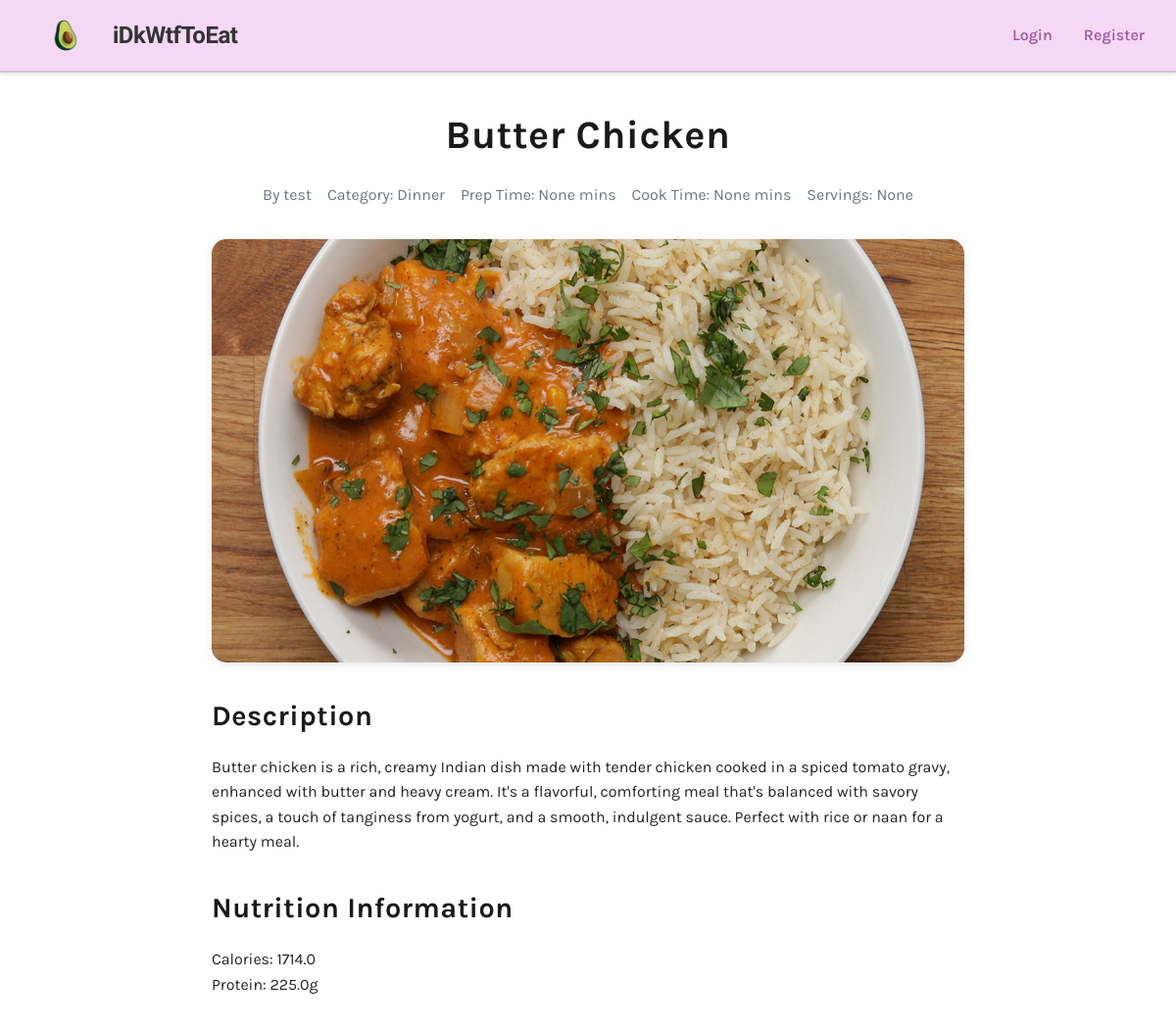
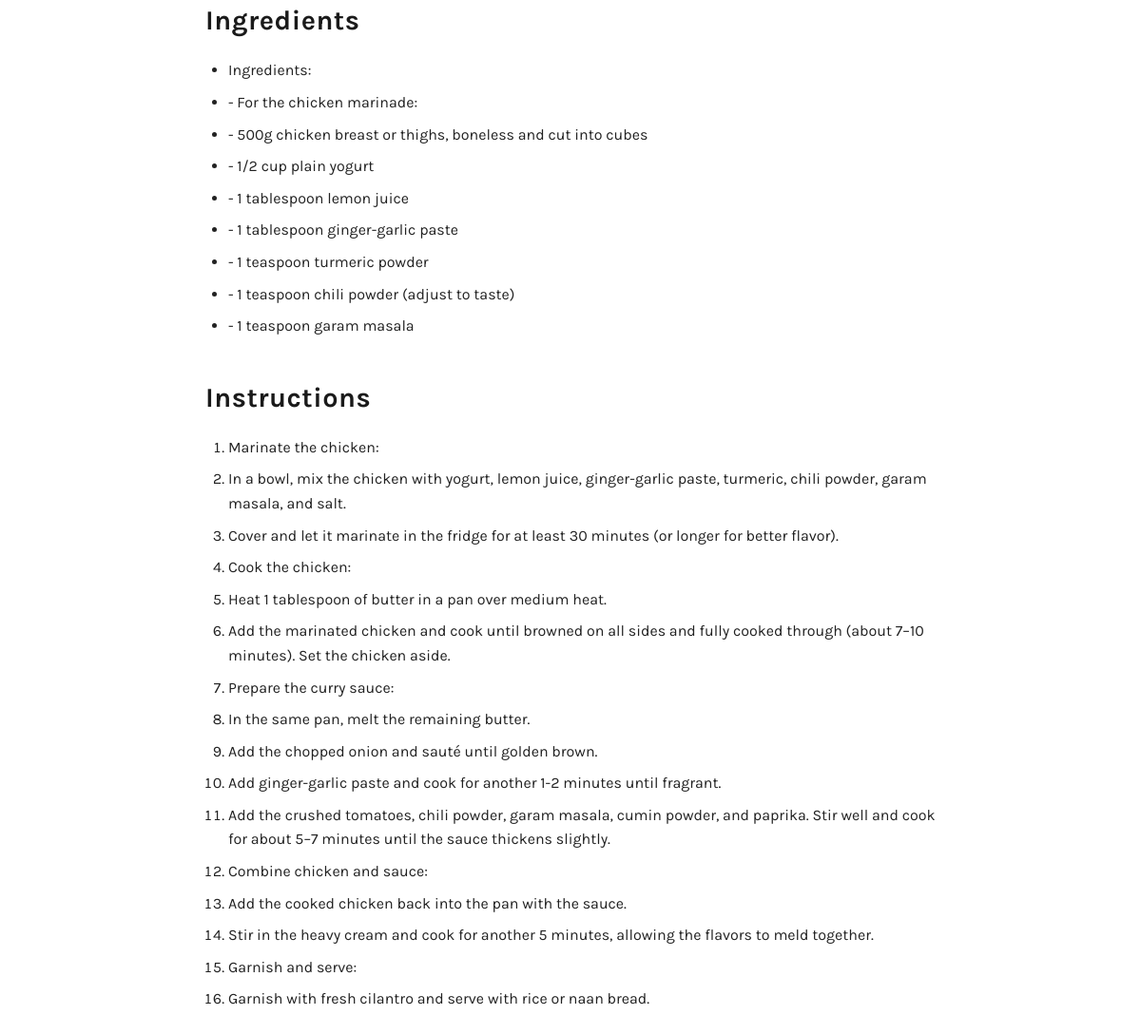
The page /recipe/4 on the database its author committed (2 pictures, top to bottom).
### app/models.py (models this page shows, shortened)
class Recipe(db.Model):
    id = db.Column(db.Integer, primary_key=True)
    title = db.Column(db.String(100), nullable=False)
    description = db.Column(db.Text)
    ingredients = db.Column(db.Text, nullable=False)
    instructions = db.Column(db.Text, nullable=False)
    calories = db.Column(db.Float, nullable=False)
    protein = db.Column(db.Float, nullable=False)
    created_at = db.Column(db.DateTime, default=datetime.utcnow)
    user_id = db.Column(db.Integer, db.ForeignKey('user.id'))
    category_id = db.Column(db.Integer, db.ForeignKey('category.id'))
    image_url = db.Column(db.String(255))  # Store the path to the uploaded image
    prep_time = db.Column(db.Float)
    cook_time = db.Column(db.Float)
    servings = db.Column(db.Float)

class User(UserMixin, db.Model):
    id = db.Column(db.Integer, primary_key=True)
    username = db.Column(db.String(64), unique=True, nullable=False)
    email = db.Column(db.String(120), unique=True, nullable=False)
    password_hash = db.Column(db.String(128))
    recipes = db.relationship('Recipe', backref='author', lazy='dynamic')

class Category(db.Model):
    id = db.Column(db.Integer, primary_key=True)
    name = db.Column(db.String(50), unique=True, nullable=False)
    recipes = db.relationship('Recipe', backref='category', lazy='dynamic')

### app/main/routes.py (the view)
@bp.route('/recipe/<int:id>')
def view_recipe(id):
    recipe = Recipe.query.get_or_404(id)
    return render_template('view_recipe.html', recipe=recipe)

### app/templates/view_recipe.html (shortened to what this page needs)
{% extends "base.html" %}
{% block content %}
<div class="recipe-details">
    <div class="recipe-header">
        <h1>{{ recipe.title }}</h1>
        <div class="recipe-meta">
            <span>By {{ recipe.author.username }}</span>
            <span>Category: {{ recipe.category.name }}</span>
            <span>Prep Time: {{ recipe.prep_time }} mins</span>
            <span>Cook Time: {{ recipe.cook_time }} mins</span>
            <span>Servings: {{ recipe.servings }}</span>
        </div>
    </div>
    {% if recipe.image_url %}
        <div class="recipe-image">
            <img src="{{ recipe.image_url }}" alt="{{ recipe.title }}">
        </div>
    {% endif %}
    <div class="recipe-content">
        <div class="recipe-description">
            <h2>Description</h2>
            <p>{{ recipe.description }}</p>
        </div>
        <div class="recipe-nutrition">
            <h2>Nutrition Information</h2>
            <div class="nutrition-info">
                <div class="nutrition-item">
                    <span class="label">Calories:</span>
                    <span class="value">{{ recipe.calories }}</span>
                </div>
                <div class="nutrition-item">
                    <span class="label">Protein:</span>
                    <span class="value">{{ recipe.protein }}g</span>
                </div>
            </div>
        </div>
        <div class="recipe-ingredients">
            <h2>Ingredients</h2>
            <ul>
                {% for ingredient in recipe.ingredients.split('\n') %}
                    {% if ingredient.strip() %}
                        <li>{{ ingredient.strip() }}</li>
                    {% endif %}
                {% endfor %}
            </ul>
        </div>
        <div class="recipe-instructions">
            <h2>Instructions</h2>
            <ol>
                {% for step in recipe.instructions.split('\n') %}
                    {% if step.strip() %}
                        <li>{{ step.strip() }}</li>
                    {% endif %}
                {% endfor %}
            </ol>
        </div>
    </div>
</div>
{% endblock %}

### app/static/css/styles.css (style rules this page uses)
:root { --primary-color: #F4D8F4; --secondary-color: #6c757d; --success-color: #28a745; --danger-color: #dc3545; --light-color: #f8f9fa; --dark-color: #343a40; --border-color: #dee2e6; --text-color: #333333; --link-color: #333333; --hover-color: #000000; }
* { margin: 0; padding: 0; box-sizing: border-box; }
body { font-family: "Karla", sans-serif; line-height: 1.6; color: #333; background-color: #ffffff; min-width: 100%; overflow-x: hidden; }
.recipe-details { max-width: 800px; margin: 2rem auto; padding: 0 1rem; }
.recipe-header { text-align: center; margin-bottom: 2rem; }
.recipe-header h1 { font-size: 2.5rem; margin-bottom: 1rem; }
.recipe-meta { display: flex; flex-wrap: wrap; gap: 1rem; justify-content: center; color: var(--secondary-color); margin-bottom: 2rem; }
.recipe-details .recipe-image { width: 100%; padding-top: 56.25%; position: relative; overflow: hidden; border-radius: 15px; background-color: #f5f5f5; margin-bottom: 2rem; box-shadow: 0 2px 10px rgba(0, 0, 0, 0.1); }
.recipe-details .recipe-image img { position: absolute; top: 0; left: 0; width: 100%; height: 100%; object-fit: cover; object-position: center; }
.recipe-content { display: grid; gap: 2rem; }
.recipe-content h2 { font-size: 1.8rem; margin-bottom: 1rem; color: var(--text-color); }
.recipe-ingredients ul, .recipe-instructions ol { padding-left: 1.5rem; margin-top: 1rem; }
.recipe-ingredients li, .recipe-instructions li { margin-bottom: 0.5rem; line-height: 1.6; }
body, .container, .main-container, .card, .recipe-card, .recipe-info, .discover-section, .hot-recipes, .user-profile, .user-recipes { color: #222 !important; background-color: #fff; }
h1, h2, h3, h4, h5, h6, .recipe-header h1, .hot-recipes h2, .discover-section h1, .user-profile h1, .user-recipes h2 { color: #1a1a1a !important; font-weight: 700; letter-spacing: 0.5px; text-shadow: 0 1px 2px rgba(255,255,255,0.7); }

### rows shown on the page
Recipe: title "Butter Chicken", prep_time "None", cook_time "None", servings "None", image_url (picture), description "Butter chicken is a rich, creamy Indian dish made with tender chicken cooked in a spiced tomato gravy, enhanced with butter and heavy cream. It's a flavorful, comforting meal that's balanced with savory spices, a touch of tanginess from yogurt, and a smooth, indulgent sauce. Perfect with rice or naan for a hearty meal.", calories "1714.0", protein "225.0"
User: author.username "test"
Category: category.name "Dinner"

### other values the page prints
{{ ingredient.strip() }} "Ingredients:" "- For the chicken marinade:" "- 500g chicken breast or thighs, boneless and cut into cubes" "- 1/2 cup plain yogurt" "- 1 tablespoon lemon juice" "- 1 tablespoon ginger-garlic paste" "- 1 teaspoon turmeric powder" "- 1 teaspoon chili powder (adjust to taste)" "- 1 teaspoon garam masala"
{{ step.strip() }} "Marinate the chicken:" "In a bowl, mix the chicken with yogurt, lemon juice, ginger-garlic paste, turmeric, chili powder, garam masala, and salt." "Cover and let it marinate in the fridge for at least 30 minutes (or longer for better flavor)." "Cook the chicken:" "Heat 1 tablespoon of butter in a pan over medium heat." "Add the marinated chicken and cook until browned on all sides and fully cooked through (about 7–10 minutes). Set the chicken aside." "Prepare the curry sauce:" "In the same pan, melt the remaining butter." "Add the chopped onion and sauté until golden brown." "Add ginger-garlic paste and cook for another 1-2 minutes until fragrant." "Add the crushed tomatoes, chili powder, garam masala, cumin powder, and paprika. Stir well and cook for about 5–7 minutes until the sauce thickens slightly." "Combine chicken and sauce:" "Add the cooked chicken back into the pan with the sauce." "Stir in the heavy cream and cook for another 5 minutes, allowing the flavors to meld together." "Garnish and serve:" "Garnish with fresh cilantro and serve with rice or naan bread."
